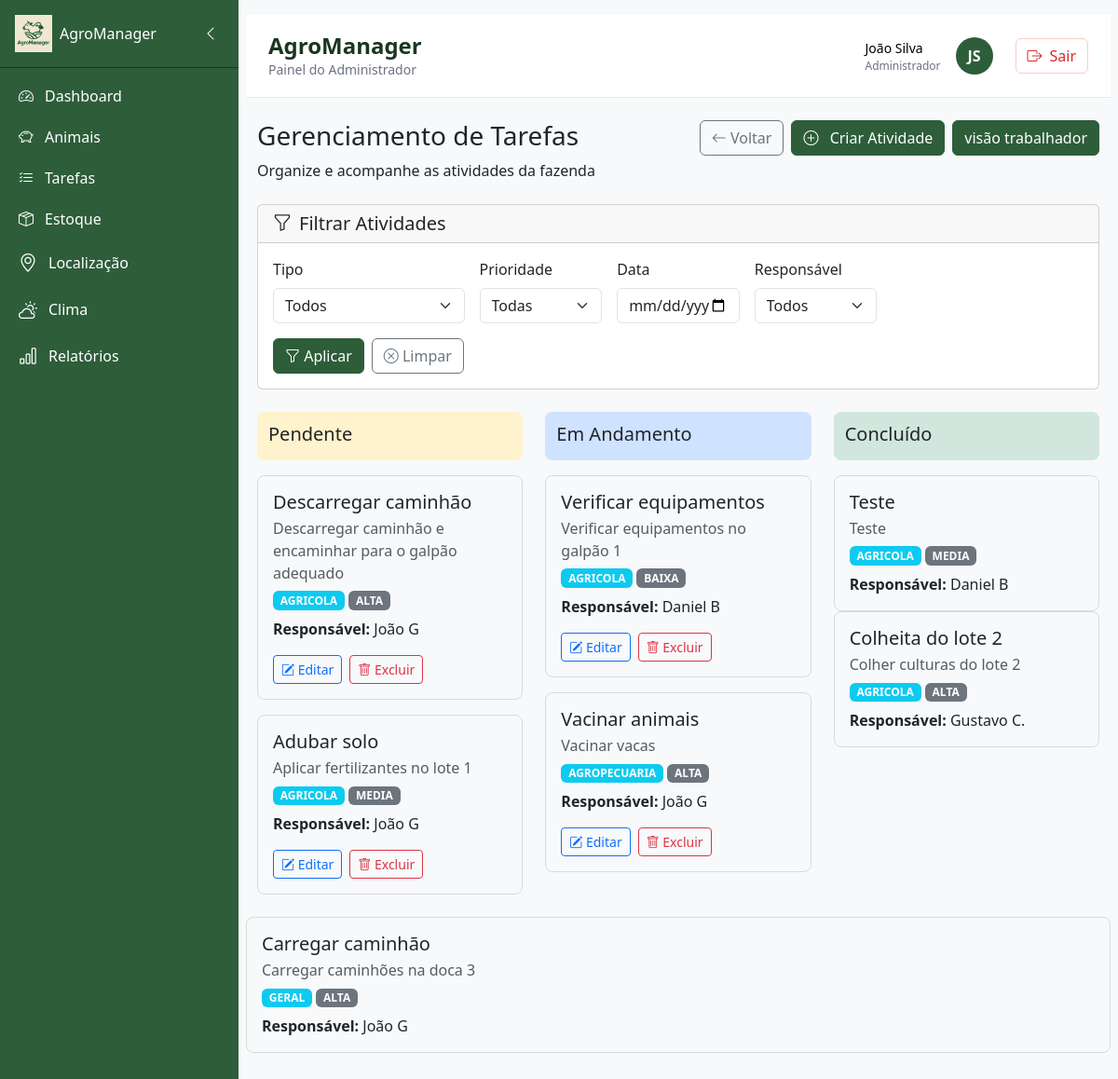
Page /atividades/admin/atividades/ on the committed database.
### apps/atividades/models.py (models this page shows, shortened)
class Atividade(models.Model):
    PRIORIDADE_CHOICES = [
        ('ALTA', 'Alta'),
        ('MEDIA', 'Média'),
        ('BAIXA', 'Baixa'),
    ]
    STATUS_CHOICES = [
        ('registrada', 'Registrada'),
        ('atribuida', 'Atribuída'),
        ('em_andamento', 'Em Andamento'),
        ('concluida', 'Concluída'),
        ('cancelada', 'Cancelada'),
        ('pendente', 'Pendente'),
        ('com_problemas', 'Com Problemas'),
    ]
    TIPO_ATIVIDADE_CHOICES = [
        ('AGRICOLA', 'Agrícola'),
        ('AGROPECUARIA', 'Agropecuária'),
        ('GERAL', 'Geral'),
    ]
    id_atividade = models.AutoField(primary_key=True)
    titulo = models.CharField(max_length=100)
    descricao = models.TextField(max_length=500, blank=True, null=True)
    tipo_atividade = models.CharField(max_length=12, choices=TIPO_ATIVIDADE_CHOICES, default='GERAL')
    prioridade = models.CharField(max_length=5, choices=PRIORIDADE_CHOICES, default='MEDIA')
    status = models.CharField(max_length=15, choices=STATUS_CHOICES, default='registrada')
    id_trabalhador = models.ForeignKey(User, on_delete=models.SET_NULL, blank=True, null=True, related_name='atividades')
    nome_trabalhador = models.CharField(max_length=100, blank=True, null=True)
    data_criacao = models.DateTimeField(auto_now_add=True)
    data_modificacao = models.DateTimeField(auto_now=True)
    data_exclusao = models.DateTimeField(blank=True, null=True)
    data_limite = models.DateTimeField(blank=True, null=True)
    descricao_problema = models.TextField(max_length=500, blank=True, null=True)
    usuario_responsavel = models.CharField(max_length=20, default='sistema')
    objects = AtividadeManager()
    class Meta:
        db_table = 'atividades'

### apps/atividades/views.py (the view)
# urls.py: path('admin/atividades/', views.listar_atividades_admin, name='listar_atividades_admin'),
def listar_atividades_admin(request):
    atividades = Atividade.objects.filter(data_exclusao__isnull=True).order_by('-data_criacao')
    filtro_excluidas = request.GET.get('excluidas', '')
    if filtro_excluidas:
        atividades = Atividade.objects.filter(data_exclusao__isnull=False).order_by('-data_exclusao')
    context = {
        'atividades': atividades,
        'filtro_excluidas': filtro_excluidas
    }
    return render(request, 'admin_listar_atividades.html', context)

### templates/admin_listar_atividades.html (shortened to what this page needs)
{% extends 'base.html' %}
{% load static %}
{% block content %}
<div class="container-fluid py-4">
    <div class="d-flex justify-content-between align-items-start mb-4">
        <div>
            <h1 class="h3 text-gray-900">Gerenciamento de Tarefas</h1>
            <p class="text-gray-600 mb-0">Organize e acompanhe as atividades da fazenda</p>
        </div>
        <div class="d-flex gap-2">
            <a href="{% url 'listar_atividades_admin' %}" class="btn btn-outline-secondary">
                <i class="bi bi-arrow-left"></i> Voltar
            </a>
            <a href="{% url 'criar_atividade' %}" class="btn btn-primary-custom">
                <i class="bi bi-plus-circle me-2"></i> Criar Atividade
            </a>
            <a href="{% url 'area_trabalhador' %}" class="btn btn-primary-custom">
                visão trabalhador
            </a>
        </div>
    </div>
    <div class="card mb-4">
        <div class="card-header">
            <h5 class="card-title mb-0">
                <i class="bi bi-funnel me-2"></i>Filtrar Atividades
            </h5>
        </div>
        <div class="card-body">
            <form method="GET" class="row g-3">
                <div class="col-md-3">
                    <label class="form-label">Tipo</label>
                    <select name="tipo" class="form-select">
                        <option value="">Todos</option>
                    </select>
                </div>
                <div class="col-md-2">
                    <label class="form-label">Prioridade</label>
                    <select name="prioridade" class="form-select">
                        <option value="">Todas</option>
                    </select>
                </div>
                <div class="col-md-2">
                    <label class="form-label">Data</label>
                    <input type="date" name="data" class="form-control" value="{{ filtros_ativos.data }}">
                </div>
                <div class="col-md-2">
                    <label class="form-label">Responsável</label>
                    <select name="responsavel" class="form-select">
                        <option value="">Todos</option>
                    </select>
                </div>
                <div class="col-12 d-flex gap-2">
                    <button class="btn btn-primary-custom">
                        <i class="bi bi-funnel"></i> Aplicar
                    </button>
                    <a href="{% url 'listar_atividades_admin' %}" class="btn btn-outline-secondary">
                        <i class="bi bi-x-circle"></i> Limpar
                    </a>
                </div>
            </form>
        </div>
    </div>
    <div class="row g-4">
        <div class="col-md-4">
            <div class="column-header pending-column mb-3">
                <h5 class="mb-1">Pendente</h5>
            </div>
            <div class="d-flex flex-column gap-3">
                {% for atividade in atividades %}
                    {% if atividade.status in "registrada atribuida pendente atrasada" %}
                        <div class="task-card p-3">
                            <h5 class="mb-1">{{ atividade.titulo }}</h5>
                            <p class="mb-1 text-muted">{{ atividade.descricao }}</p>
                            <span class="badge bg-info">{{ atividade.tipo_atividade }}</span>
                            <span class="badge bg-secondary">{{ atividade.prioridade }}</span>
                            <p class="mb-0 mt-2">
                                <strong>Responsável:</strong>
                                {{ atividade.nome_trabalhador|default:"—" }}
                            </p>
                            <div class="d-flex gap-2 mt-3">
                                <a href="{% url 'editar_atividade' atividade.id_atividade %}" class="btn btn-sm btn-outline-primary">
                                    <i class="bi bi-pencil-square"></i> Editar
                                </a>
                                <form method="POST" action="{% url 'excluir_atividade' atividade.id_atividade %}"
                                      onsubmit="return confirm('Tem certeza que deseja excluir esta atividade?');">
                                    <button class="btn btn-sm btn-outline-danger">
                                        <i class="bi bi-trash"></i> Excluir
                                    </button>
                                </form>
                            </div>
                        </div>
                    {% endif %}
                {% empty %}
                    <p class="text-muted">Nenhuma tarefa pendente.</p>
                {% endfor %}
            </div>
        </div>
        <div class="col-md-4">
            <div class="column-header in-progress-column mb-3">
                <h5 class="mb-1">Em Andamento</h5>
            </div>
            <div class="d-flex flex-column gap-3">
                {% for atividade in atividades %}
                    {% if atividade.status == "em_andamento" %}
                        <div class="task-card p-3">
                            <h5 class="mb-1">{{ atividade.titulo }}</h5>
                            <p class="mb-1 text-muted">{{ atividade.descricao }}</p>
                            <span class="badge bg-info">{{ atividade.tipo_atividade }}</span>
                            <span class="badge bg-secondary">{{ atividade.prioridade }}</span>
                            <p class="mb-0 mt-2">
                                <strong>Responsável:</strong>
                                {{ atividade.nome_trabalhador|default:"—" }}
                            </p>
                            <div class="d-flex gap-2 mt-3">
                                <a href="{% url 'editar_atividade' atividade.id_atividade %}" class="btn btn-sm btn-outline-primary">
                                    <i class="bi bi-pencil-square"></i> Editar
                                </a>
                                <form method="POST" action="{% url 'excluir_atividade' atividade.id_atividade %}"
                                      onsubmit="return confirm('Tem certeza que deseja excluir esta atividade?');">
                                    <button class="btn btn-sm btn-outline-danger">
                                        <i class="bi bi-trash"></i> Excluir
                                    </button>
                                </form>
                            </div>
                        </div>
                    {% endif %}
                {% empty %}
                    <p class="text-muted">Nenhuma tarefa em andamento.</p>
                {% endfor %}
            </div>
        </div>
        <div class="col-md-4">
            <div class="column-header completed-column mb-3">
                <h5 class="mb-1">Concluído</h5>
            </div>
            <div class="d-flex flex-column gap-3">
                {% for atividade in atividades %}
                    {% if atividade.status == "concluida" %}
                        <div class="task-card p-3">
                            <h5 class="mb-1">{{ atividade.titulo }}</h5>
                            <p class="mb-1 text-muted">{{ atividade.descricao }}</p>
                            <span class="badge bg-info">{{ atividade.tipo_atividade }}</span>
                            <span class="badge bg-secondary">{{ atividade.prioridade }}</span>
                            <p class="mb-0 mt-2">
                                <strong>Responsável:</strong>
                                {{ atividade.nome_trabalhador|default:"—" }}
                            </p>
                            </div>
                        </div>
                    {% endif %}
                {% empty %}
                    <p class="text-muted">Nenhuma tarefa concluída.</p>
                {% endfor %}
            </div>
        </div>
    </div>
</div>
{% endblock %}

### templates/base.html (style rules this page uses)
html, body { height: 100%; margin: 0; padding: 0; font-family: system-ui, -apple-system, sans-serif; background-color: #f8f9fa; }

### templates/admin_listar_atividades.html (style rules this page uses)
.task-card { transition: box-shadow 0.3s ease; border: 1px solid rgba(0, 0, 0, 0.125); border-radius: 0.5rem; position: relative; }
.column-header { border-radius: .5rem; padding: .75rem; }
.pending-column { background:#fff3cd; }
.in-progress-column { background:#cfe2ff; }
.completed-column { background:#d1e7dd; }
.btn-primary-custom { background:#2E5D3A; border-color:#2E5D3A; color:white; }

### rows in the picture
Atividade: titulo "Descarregar caminhão", descricao "Descarregar caminhão e encaminhar para o galpão adequado", tipo_atividade "AGRICOLA", prioridade "ALTA", nome_trabalhador "João G"
Atividade: titulo "Adubar solo", descricao "Aplicar fertilizantes no lote 1", tipo_atividade "AGRICOLA", prioridade "MEDIA", nome_trabalhador "João G"
Atividade: titulo "Verificar equipamentos", descricao "Verificar equipamentos no galpão 1", tipo_atividade "AGRICOLA", prioridade "BAIXA", nome_trabalhador "Daniel B"
Atividade: titulo "Vacinar animais", descricao "Vacinar vacas", tipo_atividade "AGROPECUARIA", prioridade "ALTA", nome_trabalhador "João G"
Atividade: titulo "Teste", descricao "Teste", tipo_atividade "AGRICOLA", prioridade "MEDIA", nome_trabalhador "Daniel B"
Atividade: titulo "Colheita do lote 2", descricao "Colher culturas do lote 2", tipo_atividade "AGRICOLA", prioridade "ALTA", nome_trabalhador "Gustavo C."
Atividade: titulo "Carregar caminhão", descricao "Carregar caminhões na doca 3", tipo_atividade "GERAL", prioridade "ALTA", nome_trabalhador "João G"
